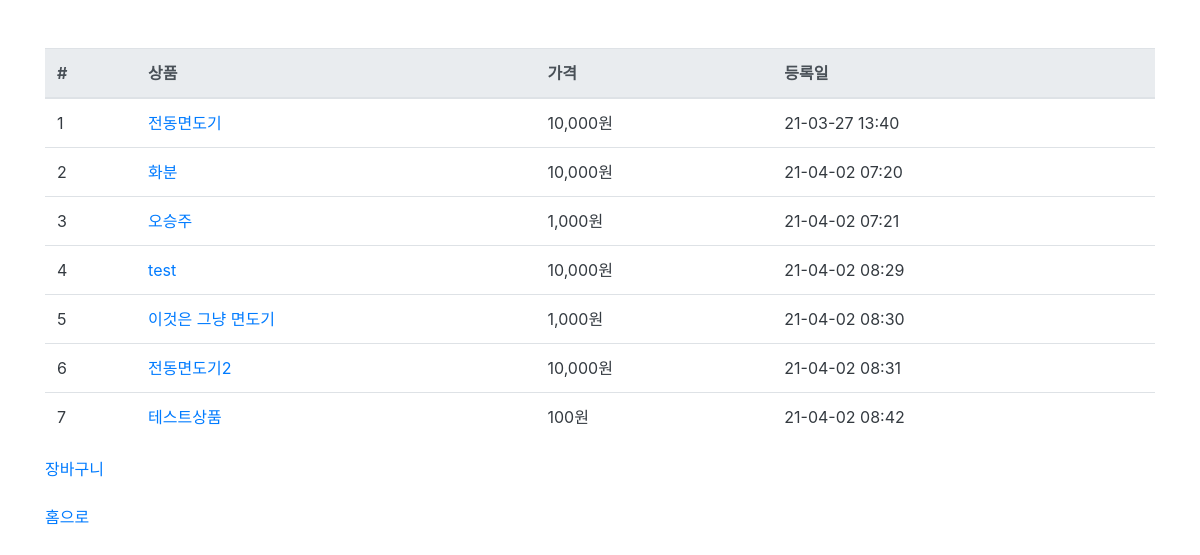
The app's page /product/, older data.
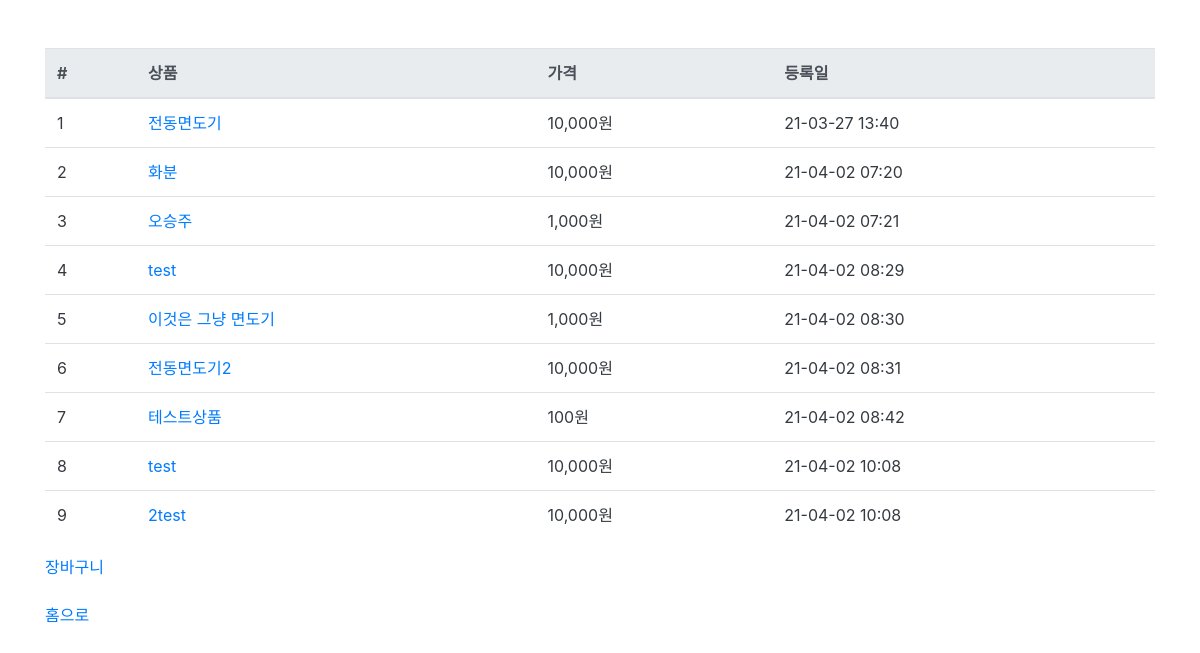
The same page, newer data.
### product/models.py (models this page shows, shortened)
class Product(models.Model):
    name = models.CharField(verbose_name = "상품명", max_length=50)
    price = models.IntegerField(verbose_name = "상품가격")
    description = models.TextField(verbose_name = "상품설명")
    stock = models.IntegerField(verbose_name = "재고")
    register_date = models.DateTimeField(verbose_name = "상품등록일", auto_now_add=True)
    class Meta:
        db_table = "product"
        verbose_name = "상품"
        verbose_name_plural = "상품"

### product/views.py (the view)
# urls.py: path('product/', ProductList.as_view()),
class ProductList(ListView):
    model = Product
    template_name = 'product.html'

### product/templates/product.html (shortened to what this page needs)
{% extends "base.html" %}
{% load humanize %}
{%block contents%}
<div class="row mt-5">
<div class="col-12">
  <table class="table">
 <thead class="thead-light">
   <tr>
      <th>#</th>
      <th>상품</th>
      <th>가격</th>
      <th>등록일</th>
   </tr>
 </thead>
 <tbody class="text-dark">
 {% for product in object_list%}
   <tr>
       <td>{{product.id}}</td>
      <td><a id= "product-{{product.id}}"href="/product/{{product.id}}" onmouseenter="product_detail({{ product.id }})" onmouseleave="product_leave({{product.id}})">{{product.name}}</a></td>
      <td>{{product.price|intcomma }}원</td>
      <td>{{product.register_date|date:'y-m-d H:i'}}</td>
   </tr>
   {%endfor%}
 </tbody>
</table>
</div>
  <br>
<div class="col-12"><a href="/order">장바구니</a></div>
  <br>
<div class="col-12">
  <br>
  <p><a href="/">홈으로</a></p>
</div>
</div>
{%endblock%}

Row changes from the older to the newer data that the page shows:
added Product: id "8", name "test", price "10,000", register_date "21-04-02 10:08"
added Product: id "9", name "2test", price "10,000", register_date "21-04-02 10:08"
